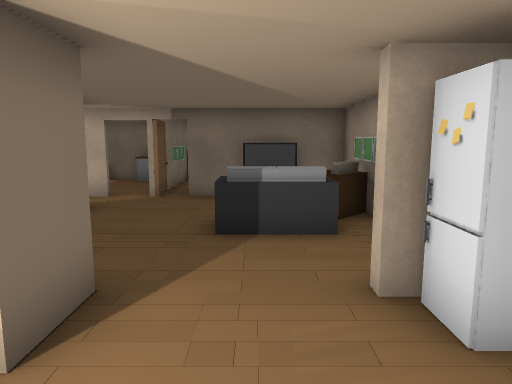
View 1 (above)

12 first-person views from a walk through a Unity game level. The camera is 1.5 m above the floor, tilts 8° down and sees 70° across. Doors are open. The floor is counted in squares, 1 m on a side. Each view is taken from the middle of a square. On the plan, view 1 faces up. The plan holds only what a view shows up to about 16 squares ahead; the rest is blank. The place goes on beyond the plan. The player character is not drawn.

View 2
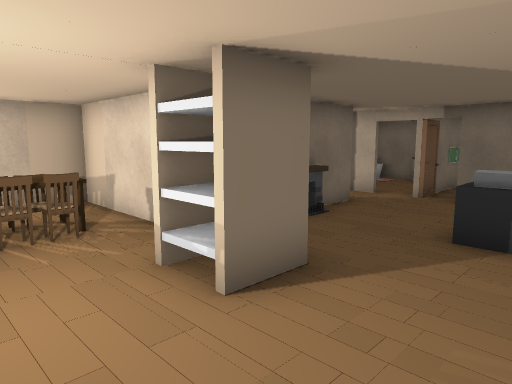

View 3
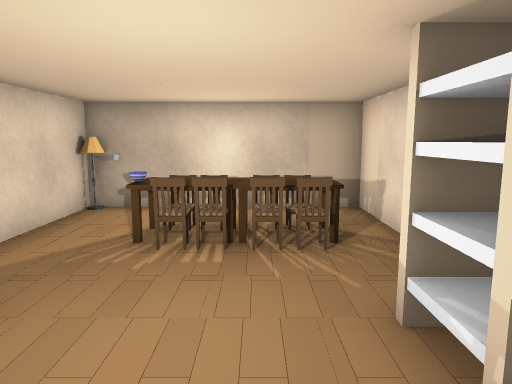

View 4
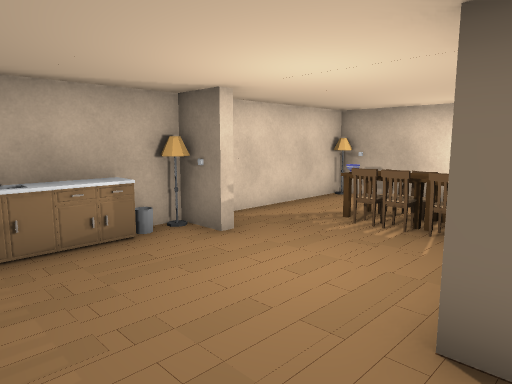

View 5
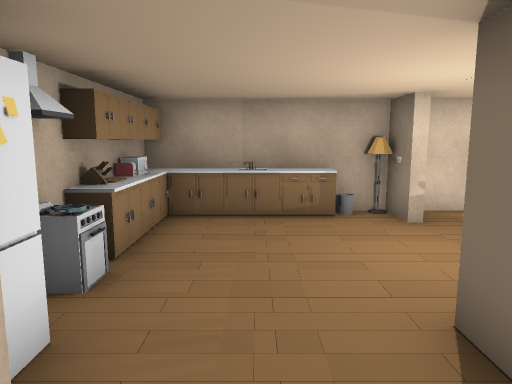

View 6
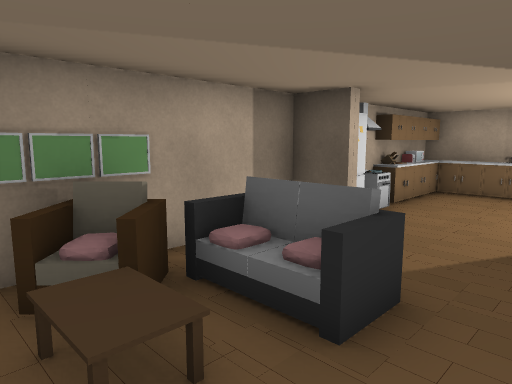

View 7
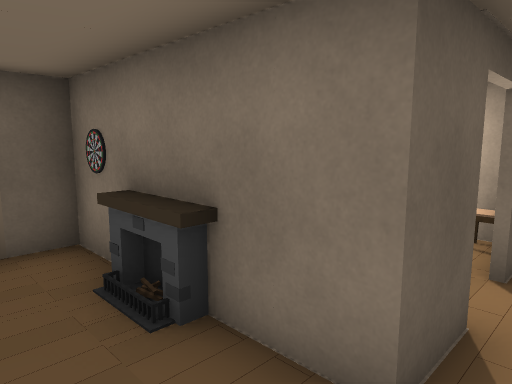

View 8
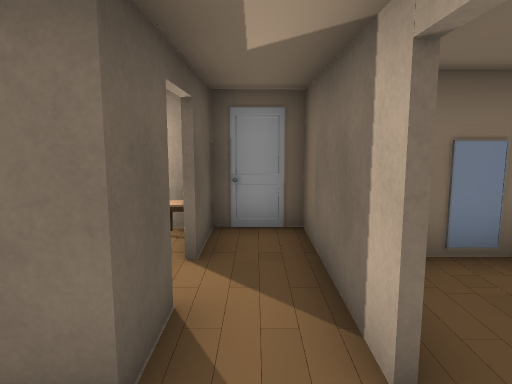

View 9
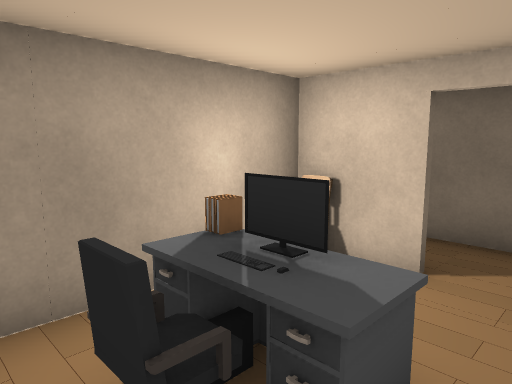

View 10
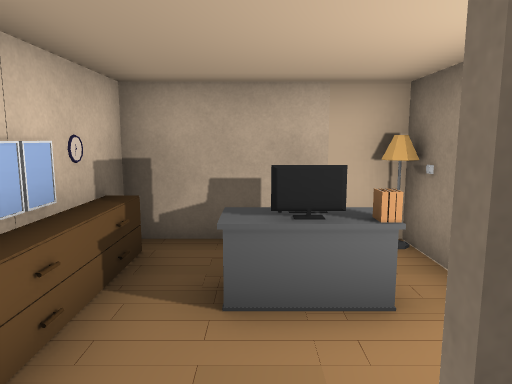

View 11
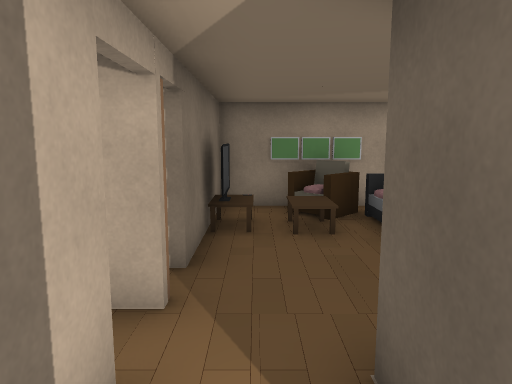

View 12
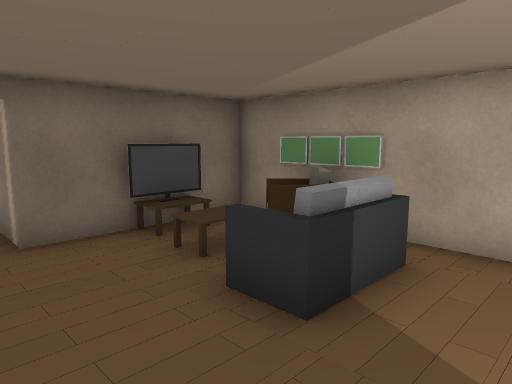

### Floor plan
Key: @ floor where view 1 was taken; # wall or solid block; x gap in a wall; . floor; D open door; = window, fence, low wall or low ledge; O other object.
Columns run from 8 left of view 1 to 2 right of it. Each row starts with its distance up from view 1.
 12   #. #
 11  ##..##
 10 ####D######
  9 #.........#
  8 ##.D#...O##
  7 #...#....=#
  6 ##=.#..===#
  5 ##=.#.....#
  4 #...#.....#
  3 #######...#
  2 #.##.##...#
  1 #.=x......#
  0 #.##....@.#
 -1 #.#.......#
 -2 #....#.===#
 -3 ###########

Positions as (right, up) in squares from view 1, and headings:
1: (0, 0), facing up
2: (1, 0), facing up-left
3: (0, 1), facing left
4: (1, 3), facing down-left
5: (0, 5), facing down
6: (-2, 9), facing down-right
7: (-2, 9), facing down-left
8: (-2, 9), facing left
9: (-5, 4), facing up-left
10: (-6, 9), facing down
11: (-6, 9), facing right
12: (-3, 4), facing up-right
